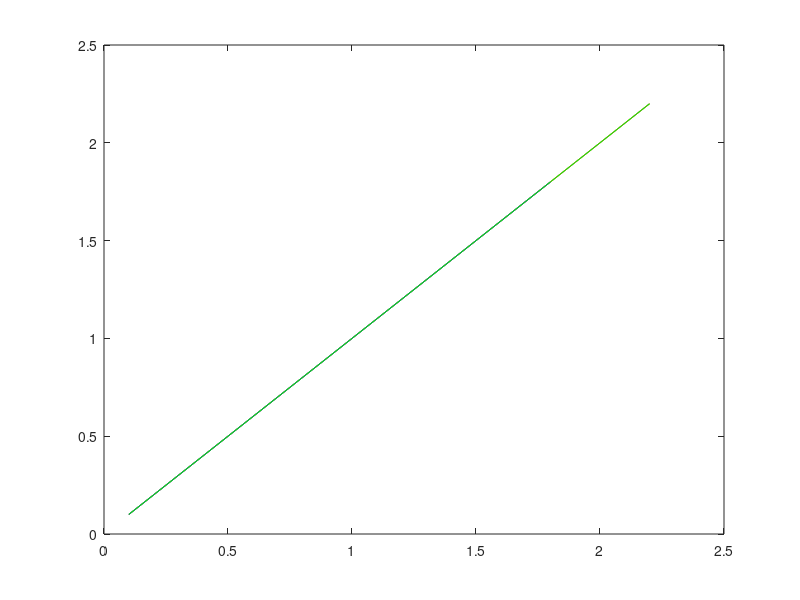

Write the MATLAB code that produced this figure.
x_true = zeros(22,2);

% for i=1:22
% x_true(i,1) = 0.1*cosd(90*i/22);
% x_true(i,2) = 0.1*sind(90*i/22);
% end

for i=1:22
    x_true(i,1) = 0.1 * i;
    x_true(i,2) = 0.1 * i;
end

% for i=1:22
% x_true(i,1) = 0.1*cosd(180*i/22);
% x_true(i,2) = 0.1*sind(180*i/22);
% end

x_pred_ca = zeros(22,2);

x_pred_ca(1:8, :) = x_true(1:8, :);
for i=1:14
x_pred_ca(i+8,:) = 3*x_pred_ca(i+7,:) - 3*x_pred_ca(i+6,:) + x_pred_ca(i+5,:);
end

x_pred_cv = zeros(18,2);

x_pred_cv(1:4, :) = x_true(1:4, :);
for i=1:14
x_pred_cv(i+4,:) = (i+1)*x_true(4,:) -i*x_true(3,:);
end

plot(x_true(:,1), x_true(:,2), 'r')
hold on

plot(x_pred_cv(:,1), x_pred_cv(:,2), 'b')
hold on

plot(x_pred_ca(:,1), x_pred_ca(:,2), 'g')
